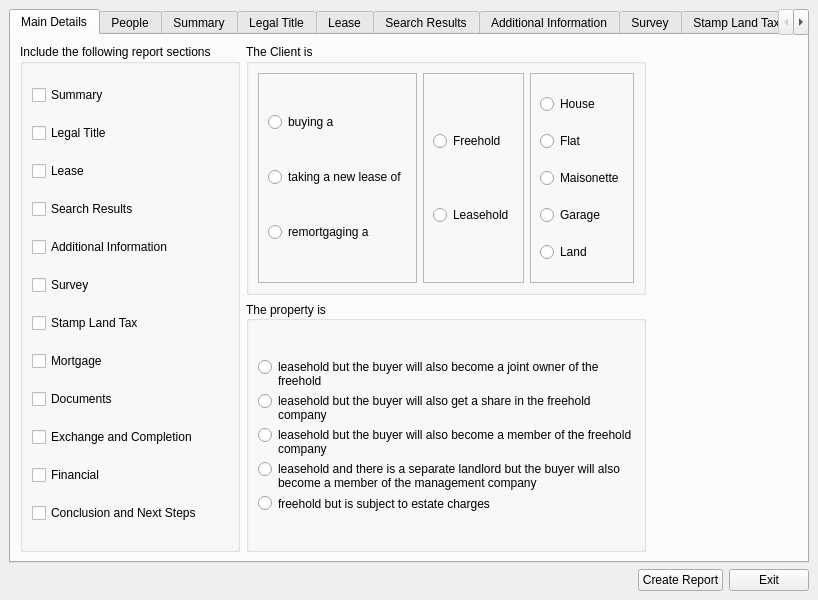
<?xml version="1.0" encoding="UTF-8"?>
<ui version="4.0">
 <class>MainWindow</class>
 <widget class="QMainWindow" name="MainWindow">
  <property name="geometry">
   <rect>
    <x>0</x>
    <y>0</y>
    <width>818</width>
    <height>600</height>
   </rect>
  </property>
  <property name="minimumSize">
   <size>
    <width>0</width>
    <height>0</height>
   </size>
  </property>
  <property name="windowTitle">
   <string>Document Creator</string>
  </property>
  <property name="windowIcon">
   <iconset resource="resources.qrc">
    <normaloff>:/newPrefix/icon.ico</normaloff>:/newPrefix/icon.ico</iconset>
  </property>
  <widget class="QWidget" name="centralwidget">
   <layout class="QVBoxLayout" name="verticalLayout">
    <item>
     <widget class="QTabWidget" name="tabs">
      <property name="currentIndex">
       <number>0</number>
      </property>
      <widget class="QWidget" name="mainDetailsTab">
       <attribute name="title">
        <string>Main Details</string>
       </attribute>
       <layout class="QGridLayout" name="gridLayout_2" columnstretch="3,0,0,0">
        <item row="0" column="0" rowspan="2">
         <widget class="QGroupBox" name="groupBox">
          <property name="title">
           <string>Include the following report sections</string>
          </property>
          <layout class="QVBoxLayout" name="verticalLayout_2">
           <item>
            <widget class="QCheckBox" name="summaryCheck">
             <property name="text">
              <string>Summary</string>
             </property>
             <property name="tristate">
              <bool>false</bool>
             </property>
            </widget>
           </item>
           <item>
            <widget class="QCheckBox" name="legalTitleCheck">
             <property name="text">
              <string>Legal Title</string>
             </property>
            </widget>
           </item>
           <item>
            <widget class="QCheckBox" name="leaseCheck">
             <property name="text">
              <string>Lease</string>
             </property>
            </widget>
           </item>
           <item>
            <widget class="QCheckBox" name="searchResultsCheck">
             <property name="text">
              <string>Search Results</string>
             </property>
            </widget>
           </item>
           <item>
            <widget class="QCheckBox" name="additionalInformationCheck">
             <property name="text">
              <string>Additional Information</string>
             </property>
            </widget>
           </item>
           <item>
            <widget class="QCheckBox" name="surveyCheck">
             <property name="text">
              <string>Survey</string>
             </property>
            </widget>
           </item>
           <item>
            <widget class="QCheckBox" name="stampLandTaxCheck">
             <property name="text">
              <string>Stamp Land Tax</string>
             </property>
            </widget>
           </item>
           <item>
            <widget class="QCheckBox" name="mortgageCheck">
             <property name="text">
              <string>Mortgage</string>
             </property>
            </widget>
           </item>
           <item>
            <widget class="QCheckBox" name="documentsCheck">
             <property name="text">
              <string>Documents</string>
             </property>
            </widget>
           </item>
           <item>
            <widget class="QCheckBox" name="exchangeCheck">
             <property name="text">
              <string>Exchange and Completion</string>
             </property>
            </widget>
           </item>
           <item>
            <widget class="QCheckBox" name="financialCheck">
             <property name="text">
              <string>Financial</string>
             </property>
            </widget>
           </item>
           <item>
            <widget class="QCheckBox" name="conclusionCheck">
             <property name="text">
              <string>Conclusion and Next Steps</string>
             </property>
            </widget>
           </item>
          </layout>
         </widget>
        </item>
        <item row="0" column="3">
         <spacer name="horizontalSpacer_2">
          <property name="orientation">
           <enum>Qt::Horizontal</enum>
          </property>
          <property name="sizeHint" stdset="0">
           <size>
            <width>550</width>
            <height>20</height>
           </size>
          </property>
         </spacer>
        </item>
        <item row="0" column="1">
         <widget class="QGroupBox" name="groupBox_2">
          <property name="title">
           <string>The Client is</string>
          </property>
          <layout class="QHBoxLayout" name="horizontalLayout_3">
           <item>
            <widget class="QFrame" name="frame">
             <property name="frameShape">
              <enum>QFrame::StyledPanel</enum>
             </property>
             <layout class="QVBoxLayout" name="verticalLayout_4">
              <item>
               <widget class="QRadioButton" name="radioButton">
                <property name="text">
                 <string>buying a</string>
                </property>
               </widget>
              </item>
              <item>
               <widget class="QRadioButton" name="radioButton_2">
                <property name="text">
                 <string>taking a new lease of</string>
                </property>
               </widget>
              </item>
              <item>
               <widget class="QRadioButton" name="radioButton_3">
                <property name="text">
                 <string>remortgaging a</string>
                </property>
               </widget>
              </item>
             </layout>
            </widget>
           </item>
           <item>
            <widget class="QFrame" name="frame_2">
             <property name="frameShape">
              <enum>QFrame::StyledPanel</enum>
             </property>
             <layout class="QVBoxLayout" name="verticalLayout_5">
              <item>
               <widget class="QRadioButton" name="radioButton_4">
                <property name="text">
                 <string>Freehold</string>
                </property>
               </widget>
              </item>
              <item>
               <widget class="QRadioButton" name="radioButton_5">
                <property name="text">
                 <string>Leasehold</string>
                </property>
               </widget>
              </item>
             </layout>
            </widget>
           </item>
           <item>
            <widget class="QFrame" name="frame_3">
             <property name="frameShape">
              <enum>QFrame::StyledPanel</enum>
             </property>
             <layout class="QVBoxLayout" name="verticalLayout_6">
              <item>
               <widget class="QRadioButton" name="radioButton_6">
                <property name="text">
                 <string>House</string>
                </property>
               </widget>
              </item>
              <item>
               <widget class="QRadioButton" name="radioButton_7">
                <property name="text">
                 <string>Flat</string>
                </property>
               </widget>
              </item>
              <item>
               <widget class="QRadioButton" name="radioButton_8">
                <property name="text">
                 <string>Maisonette</string>
                </property>
               </widget>
              </item>
              <item>
               <widget class="QRadioButton" name="radioButton_9">
                <property name="text">
                 <string>Garage</string>
                </property>
               </widget>
              </item>
              <item>
               <widget class="QRadioButton" name="radioButton_10">
                <property name="text">
                 <string>Land</string>
                </property>
               </widget>
              </item>
             </layout>
            </widget>
           </item>
          </layout>
         </widget>
        </item>
        <item row="1" column="1">
         <widget class="QGroupBox" name="groupBox_3">
          <property name="sizePolicy">
           <sizepolicy hsizetype="Preferred" vsizetype="Preferred">
            <horstretch>0</horstretch>
            <verstretch>0</verstretch>
           </sizepolicy>
          </property>
          <property name="title">
           <string>The property is</string>
          </property>
          <property name="alignment">
           <set>Qt::AlignLeading|Qt::AlignLeft|Qt::AlignVCenter</set>
          </property>
          <property name="flat">
           <bool>false</bool>
          </property>
          <layout class="QFormLayout" name="formLayout">
           <property name="rowWrapPolicy">
            <enum>QFormLayout::DontWrapRows</enum>
           </property>
           <property name="labelAlignment">
            <set>Qt::AlignLeading|Qt::AlignLeft|Qt::AlignVCenter</set>
           </property>
           <property name="formAlignment">
            <set>Qt::AlignLeading|Qt::AlignLeft|Qt::AlignVCenter</set>
           </property>
           <item row="0" column="0">
            <widget class="QRadioButton" name="radioButton_11">
             <property name="text">
              <string/>
             </property>
            </widget>
           </item>
           <item row="1" column="0">
            <widget class="QRadioButton" name="radioButton_12">
             <property name="text">
              <string/>
             </property>
            </widget>
           </item>
           <item row="2" column="0">
            <widget class="QRadioButton" name="radioButton_13">
             <property name="sizePolicy">
              <sizepolicy hsizetype="Preferred" vsizetype="Fixed">
               <horstretch>0</horstretch>
               <verstretch>0</verstretch>
              </sizepolicy>
             </property>
             <property name="text">
              <string/>
             </property>
            </widget>
           </item>
           <item row="3" column="0">
            <widget class="QRadioButton" name="radioButton_14">
             <property name="text">
              <string/>
             </property>
            </widget>
           </item>
           <item row="4" column="0">
            <widget class="QRadioButton" name="radioButton_15">
             <property name="text">
              <string/>
             </property>
            </widget>
           </item>
           <item row="0" column="1">
            <widget class="QLabel" name="label">
             <property name="text">
              <string>leasehold but the buyer will also become a joint owner of the freehold</string>
             </property>
             <property name="wordWrap">
              <bool>true</bool>
             </property>
            </widget>
           </item>
           <item row="1" column="1">
            <widget class="QLabel" name="label_2">
             <property name="text">
              <string>leasehold but the buyer will also get a share in the freehold company</string>
             </property>
             <property name="wordWrap">
              <bool>true</bool>
             </property>
            </widget>
           </item>
           <item row="2" column="1">
            <widget class="QLabel" name="label_3">
             <property name="text">
              <string>leasehold but the buyer will also become a member of the freehold company</string>
             </property>
             <property name="wordWrap">
              <bool>true</bool>
             </property>
            </widget>
           </item>
           <item row="3" column="1">
            <widget class="QLabel" name="label_4">
             <property name="text">
              <string>&lt;html&gt;&lt;head/&gt;&lt;body&gt;&lt;p&gt;leasehold and there is a separate landlord but the buyer will also become a member of the management company&lt;/p&gt;&lt;/body&gt;&lt;/html&gt;</string>
             </property>
             <property name="wordWrap">
              <bool>true</bool>
             </property>
            </widget>
           </item>
           <item row="4" column="1">
            <widget class="QLabel" name="label_5">
             <property name="text">
              <string>freehold but is subject to estate charges</string>
             </property>
            </widget>
           </item>
          </layout>
         </widget>
        </item>
       </layout>
      </widget>
      <widget class="QWidget" name="peopleTab">
       <attribute name="title">
        <string>People</string>
       </attribute>
      </widget>
      <widget class="QWidget" name="summaryTab">
       <attribute name="title">
        <string>Summary</string>
       </attribute>
      </widget>
      <widget class="QWidget" name="legalTitleTab">
       <attribute name="title">
        <string>Legal Title</string>
       </attribute>
      </widget>
      <widget class="QWidget" name="leaseTab">
       <attribute name="title">
        <string>Lease</string>
       </attribute>
      </widget>
      <widget class="QWidget" name="searchResultsTab">
       <attribute name="title">
        <string>Search Results</string>
       </attribute>
      </widget>
      <widget class="QWidget" name="additionalInformationTab">
       <attribute name="title">
        <string>Additional Information</string>
       </attribute>
      </widget>
      <widget class="QWidget" name="surveyTab">
       <property name="enabled">
        <bool>false</bool>
       </property>
       <attribute name="title">
        <string>Survey</string>
       </attribute>
      </widget>
      <widget class="QWidget" name="stampLandTaxTab">
       <attribute name="title">
        <string>Stamp Land Tax</string>
       </attribute>
      </widget>
      <widget class="QWidget" name="mortgageTab">
       <attribute name="title">
        <string>Mortgage</string>
       </attribute>
      </widget>
      <widget class="QWidget" name="documentsTab">
       <attribute name="title">
        <string>Documents</string>
       </attribute>
      </widget>
      <widget class="QWidget" name="exchangeTab">
       <attribute name="title">
        <string>Exchange and Completion</string>
       </attribute>
      </widget>
      <widget class="QWidget" name="financialTab">
       <attribute name="title">
        <string>Financial</string>
       </attribute>
      </widget>
      <widget class="QWidget" name="conclusionTab">
       <attribute name="title">
        <string>Conclusion and Next Steps</string>
       </attribute>
      </widget>
     </widget>
    </item>
    <item>
     <layout class="QHBoxLayout" name="horizontalLayout_2">
      <item>
       <spacer name="horizontalSpacer">
        <property name="orientation">
         <enum>Qt::Horizontal</enum>
        </property>
        <property name="sizeHint" stdset="0">
         <size>
          <width>40</width>
          <height>20</height>
         </size>
        </property>
       </spacer>
      </item>
      <item>
       <widget class="QPushButton" name="generateButton">
        <property name="text">
         <string>Create Report</string>
        </property>
       </widget>
      </item>
      <item>
       <widget class="QPushButton" name="exitButton">
        <property name="text">
         <string>Exit</string>
        </property>
       </widget>
      </item>
     </layout>
    </item>
   </layout>
  </widget>
 </widget>
 <resources>
  <include location="resources.qrc"/>
 </resources>
 <connections/>
</ui>
